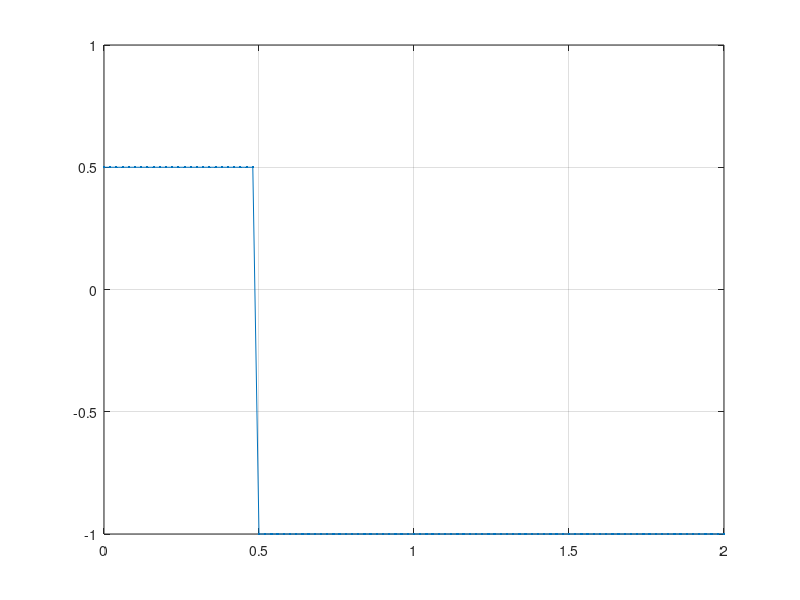

The MATLAB script that drew this image:
t=0:0.02:2;
f=1/2;
s=sin(2*pi*f*t);
n=length(s);
for i=1:1:n
    if i<=n/4
        s(i)=0.5;
    end
    if i>n/4
        s(i)=-1;
    end
end
plot(t,s,'.-'),grid
